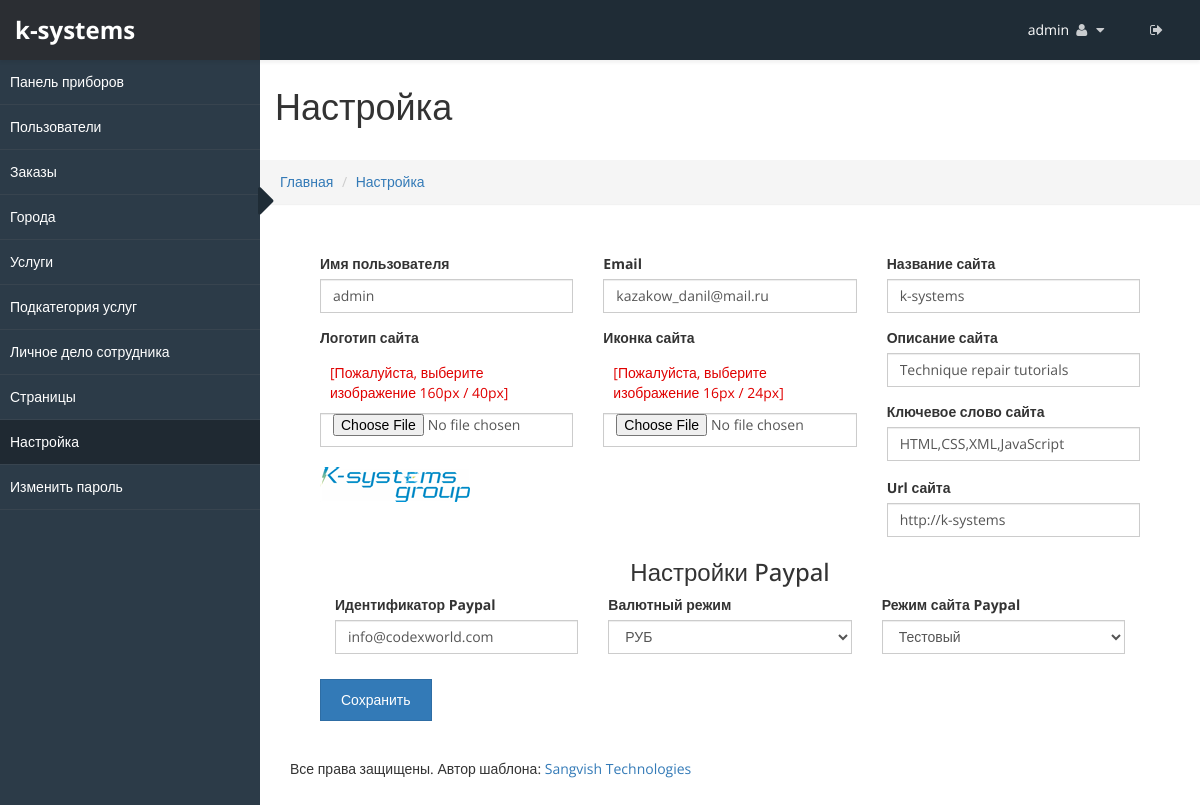
The app's page /admincp/setting.php (signed in) with its own data.
### tables this page shows
CREATE TABLE `sv_admin_login` (
  `admin_id` int(20) NOT NULL,
  `user_name` varchar(255) NOT NULL,
  `password` varchar(255) NOT NULL,
  `email_id` varchar(255) NOT NULL,
  `site_name` varchar(255) NOT NULL,
  `logo` varchar(255) NOT NULL,
  `favicon` varchar(255) NOT NULL,
  `site_desc` varchar(255) NOT NULL,
  `keyword` varchar(255) NOT NULL,
  `site_url` varchar(255) NOT NULL,
  `paypal_id` varchar(200) NOT NULL,
  `currency_mode` varchar(200) NOT NULL,
  `paypal_site_mode` varchar(200) NOT NULL
);

### admincp/setting.php (the view, shortened to what this page needs)
<!DOCTYPE html>
<html xmlns="http://www.w3.org/1999/xhtml">
<?php include("../connection.php"); ?>
<?php
	$res=mysqli_query($con, "select * from sv_admin_login");
	$row=mysqli_num_rows($res);
		if($row==0)
	 	{
			$admin_id="";
			$email_id="";
			$admin_name="";
			$site_name="";
			$logo="";
			$favicon="";
			$site_desc="";
			$keyword="";
			$site_url="";
			$paypal_id="";
			$cmode="";
			$smode="";
		}
		else
		{
			$fet=mysqli_fetch_array($res);
			$email_id=mysqli_real_escape_string($con, $fet['email_id']);
			$admin_name=mysqli_real_escape_string($con, $fet['user_name']);
			$paypal_id=mysqli_real_escape_string($con, $fet['paypal_id']);
			$cmode=mysqli_real_escape_string($con, $fet['currency_mode']);
			$smode=mysqli_real_escape_string($con, $fet['paypal_site_mode']);
		}
?>
<body>
    <div id="wrapper">
        <?php include("top_menu.php") ?>
        <?php include("side_menu.php") ?>
        <div id="page-wrapper" >
		  <div class="header">
                        <h1 class="page-header">
						Настройка
                        </h1>
						<ol class="breadcrumb">
					  <li><a href="dashboard.php">Главная</a></li>
					  <li><a href="#">Настройка</a></li>
					</ol>
		</div>
            <div id="page-inner">
			    <div class="panel-body">
		<form class="" name="admin_s" id="admin_s" method="post" enctype="multipart/form-data" action="admin_setting_addcode.php">
				<div class="col-lg-4 col-md-4 col-sm-4">
					<div class="form-group">
						<label>Имя пользователя</label>
						<input type="text" id="admin_name" required="" class="form-control" name="admin_name" value="<?php echo $admin_name;?>">
					</div>
				</div>
				<div class="col-lg-4 col-md-4 col-sm-4">
					<div class="form-group">
						<label>Email</label>
						<input type="text" id="email_id" class="form-control" name="email_id" value="<?php echo $email_id;?>">
					</div>
				</div>
				<div class="col-lg-4 col-md-4 col-sm-4">
					<div class="form-group">
						<label>Название сайта</label>
						<input type="text" id="site_name" class="form-control" name="site_name" value="<?php echo $site_name;?>">
					</div>
				</div>
				<div class="col-lg-4 col-md-4 col-sm-4">
					<div class="form-group">
						<label>Логотип сайта</label>
							<div class="err" style="padding:10px;" id="">[Пожалуйста, выберите изображение 160px / 40px]</div>
							<input type="file" id="logo" class="form-control" name="logo" value="<?php echo $fet['logo'];?>">
						<?php
						if($logo=="") { ?>
						<a href="#"><img style="background: #ddd;margin-top:20px;" src="admin-logo/default-logo.png" alt="" ></a>
						<?php
							}
							else
							{
							?>
						<a href="admin-logo/<?php echo $logo;?>" target="blank"><img style="background: #ddd;margin-top:20px;" src="admin-logo/<?php echo $logo;?>" alt=""></a>
						<?php } ?>
					</div>
				</div>
				<div class="col-lg-4 col-md-4 col-sm-4">
					<div class="form-group">
						<label>Иконка сайта</label>
						<div style="padding:10px;" class="err"  id="">[Пожалуйста, выберите изображение 16px / 24px]</div>
						<input type="file" id="favicon" class="form-control" name="favicon" value="<?php echo ""?>">
					</div>
				</div>
				<div class="col-lg-4 col-md-4 col-sm-4">
					<div class="form-group">
						<label>Описание сайта</label>
						<input type="text" id="site_desc" class="form-control" name="site_desc" value="<?php echo $site_desc?>">
					</div>
				</div>
				<div class="col-lg-4 col-md-4 col-sm-4">
					<div class="form-group">
						<label>Ключевое слово сайта</label>
						<input type="text" id="keyword" class="form-control" name="keyword" value="<?php echo $keyword;?>">
					</div>
				</div>
				<div class="col-lg-4 col-md-4 col-sm-4"></div>
								<div class="col-lg-4 col-md-4 col-sm-4"></div>
				<div class="col-lg-4 col-md-4 col-sm-4">
					<div class="form-group">
						<label>Url сайта</label>
						<input type="text" id="site_url" class="form-control" name="site_url" value="<?php echo $site_url;?>">
					</div>
				</div>
				<div class="col-lg-12 col-md-12 col-sm-12">
					<h3 class="text-center">Настройки Paypal</h3>
						<div class="col-lg-4 col-md-4 col-sm-4">
						<label>Идентификатор Paypal</label>
							<input type="text" id="paypal_id" class="form-control" name="paypal_id" value="<?php echo $paypal_id;?>">
						</div>
						<div class="col-lg-4 col-md-4 col-sm-4">
							<label>Валютный режим</label>
								<select id="cmode" name="cmode" class="form-control">
									<option value="RUB" <?php { if($cmode=="RUB") echo "selected='selected'"; }?>>РУБ</option>
								</select>
						</div>
						<div class="col-lg-4 col-md-4 col-sm-4">
							<label>Режим сайта Paypal</label>
								<select id="smode" name="smode" class="form-control">
									<option value="test" <?php { if($smode=="test") echo "selected='selected'"; }?>>Тестовый</option>
								</select>
						</div>
				</div>
				<div class="col-lg-12" style="margin-top:25px;">
					<button type="button" class="btn btn-primary" onclick="javascript:admin_email()">Сохранить</button>
				</div>
			</form>
			</div>
				 <?php include("footer.php") ?>
    </div>
	</div>
</body>
</html>

### admincp/top_menu.php (shortened to what this page needs)
<?php
 $res=mysqli_fetch_array(mysqli_query($con, "select * from sv_admin_login"));
	$site_name=mysqli_real_escape_string($con, $res['site_name']);
	$logo=mysqli_real_escape_string($con, $res['logo']);
	$site_desc=mysqli_real_escape_string($con, $res['site_desc']);
	$keyword=mysqli_real_escape_string($con, $res['keyword']);
	$site_url=mysqli_real_escape_string($con, $res['site_url']);
?>
<head>
    <link href="css/bootstrap.css" rel="stylesheet" />
    <link href="css/font-awesome.css" rel="stylesheet" />
    <link href="css/custom-styles.css" rel="stylesheet" />
    <link href="js/dataTables/dataTables.bootstrap.css" rel="stylesheet" />
	    <link href="css/style.css" rel="stylesheet" />
    <link rel="stylesheet" href="js/Lightweight-Chart/cssCharts.css">
	    <link href="css/style.css" rel="stylesheet" />
		<link href="http://www.jqueryscript.net/css/jquerysctipttop.css" rel="stylesheet" type="text/css">
<link rel="stylesheet" type="text/css" href="css/livegraph.css" />
</head>
<?php include("../connection.php");
if(!isset($_SESSION['user_nam']))
	header("Location:index.php");
else
{
	$user_name=mysqli_real_escape_string($con, $_SESSION['user_nam']);
	$res=mysqli_fetch_array(mysqli_query($con, "select * from sv_admin_login where user_name='$user_name'"));
	$uname=mysqli_real_escape_string($con, $res['user_name']);
}
?>
<nav class="navbar navbar-default top-navbar" role="navigation">
            <div class="navbar-header">
                <a class="navbar-brand" href="<?php echo $site_url;?>"><strong><?php echo $site_name; ?></strong></a>
            </div>
            <ul class="nav navbar-top-links navbar-right">
                 <li class="dropdown">
                    <a class="dropdown-toggle" data-toggle="dropdown" href="#" aria-expanded="false">
					<span><?php echo $uname;?></span>
                        <i class="fa fa-user fa-fw"></i> <i class="fa fa-caret-down"></i>
                    </a>
                </li>
				 <li class="dropdown">
                    <a href="logout.php">
                        <i class="fa fa-sign-out" aria-hidden="true"></i>
                    </a>
                </li>
            </ul>
        </nav>

### admincp/css/custom-styles.css (style rules this page uses)
body { font-family: 'Open Sans', sans-serif; background: #fff; }
#wrapper { width: 100%; }
#page-wrapper { padding: 15px 15px; min-height: 600px; background: #fff; }
#page-inner { width:100%; margin:10px 20px 10px 0px; padding: 15px 30px; min-height:600px; }
.text-center { text-align:center; }
h1, .h1, h2, .h2, h3, .h3 { margin-top: 7px; }
body { overflow-x:hidden; }
.top-navbar { position: fixed; width: 100%; z-index: 300; -webkit-box-shadow: 0 3px 3px rgba(0, 0, 0, 0.05); -moz-box-shadow: 0 3px 3px rgba(0, 0, 0, 0.05); box-shadow: 0 3px 3px rgba(0, 0, 0, 0.05); }
#page-wrapper { position: relative; top: 55px; box-shadow: 0 0 10px #757575; -moz-box-shadow: 0 0 10px #757575; -webkit-box-shadow: 0 0 10px #757575; }
.breadcrumb { padding: 12px 10px 12px 20px; margin-bottom: 20px; list-style: none; border-radius: 0; -webkit-box-shadow: 0 1px 1px rgba(0,0,0,.05); box-shadow: 0 1px 1px rgba(0,0,0,.05); }
.page-header { padding-bottom: 9px; margin: 0; border-bottom: 1px solid transparent; text-align: left;background-color: #fff;padding: 32px 22px 32px 15px; }
.top-navbar { margin:0px; padding:0px 30px 0 0; }
.top-navbar .navbar-brand { color: #fff; width: 260px; text-align: left; height: 60px; font-size: 24px; font-weight: 700; line-height: 30px; background: #1F2C36; }
.top-navbar .nav > li { position: relative; display: inline-block; margin: 0px; padding: 0px; }
.top-navbar .nav > li > a { position: relative; display: block; padding: 20px; color: #FFFFFF; margin: 0px; }
.top-navbar { background: #1F2C36; border-bottom:none; }
.top-navbar .nav > li > a > i { margin-right: 2px; }
.navbar-default { border:0px solid black; }
.navbar-header { background: transparent; }
.nav > li > a > i { margin-right:10px; color: rgba(255, 255, 255, 0.76); }
@media (min-width:768px) { #page-wrapper { margin: 0 0 0 260px; padding: 0; min-height: 1200px; } }
@media (min-width:768px) { .navbar { border-radius: 0px; } }

### admincp/css/style.css (style rules this page uses)
.err { color:#e00000; }

### records on screen
sv_admin_login: site_name "k-systems", user_name "admin", admin_name "admin", email_id "kazakow_danil@mail.ru", logo (picture), site_desc "Technique repair tutorials", keyword "HTML,CSS,XML,JavaScript", site_url "http://k-systems", paypal_id "info@codexworld.com", cmode "РУБ", smode "Тестовый"
